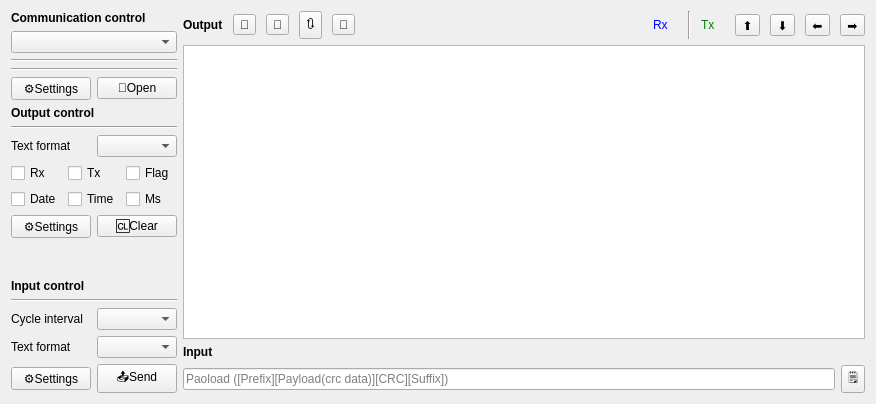
<?xml version="1.0" encoding="UTF-8"?>
<ui version="4.0">
 <class>IOPage</class>
 <widget class="QWidget" name="IOPage">
  <property name="geometry">
   <rect>
    <x>0</x>
    <y>0</y>
    <width>876</width>
    <height>404</height>
   </rect>
  </property>
  <property name="windowTitle">
   <string notr="true">Form</string>
  </property>
  <layout class="QHBoxLayout" name="horizontalLayout_4">
   <item>
    <widget class="QWidget" name="widgetController" native="true">
     <layout class="QGridLayout" name="gridLayout">
      <property name="leftMargin">
       <number>0</number>
      </property>
      <property name="topMargin">
       <number>0</number>
      </property>
      <property name="rightMargin">
       <number>0</number>
      </property>
      <property name="bottomMargin">
       <number>0</number>
      </property>
      <item row="9" column="0" colspan="2">
       <widget class="QLabel" name="label_2">
        <property name="font">
         <font>
          <bold>true</bold>
         </font>
        </property>
        <property name="text">
         <string>Output control</string>
        </property>
       </widget>
      </item>
      <item row="14" column="0">
       <spacer name="verticalSpacer">
        <property name="orientation">
         <enum>Qt::Orientation::Vertical</enum>
        </property>
        <property name="sizeHint" stdset="0">
         <size>
          <width>20</width>
          <height>40</height>
         </size>
        </property>
       </spacer>
      </item>
      <item row="11" column="0">
       <widget class="QLabel" name="label_7">
        <property name="text">
         <string>Text format</string>
        </property>
       </widget>
      </item>
      <item row="4" column="0" colspan="2">
       <layout class="QVBoxLayout" name="verticalLayoutCommunicationController"/>
      </item>
      <item row="7" column="0" colspan="2">
       <layout class="QHBoxLayout" name="horizontalLayout_2">
        <item>
         <widget class="QPushButton" name="pushButtonCommunicationSettings">
          <property name="text">
           <string>⚙Settings</string>
          </property>
         </widget>
        </item>
        <item>
         <widget class="QPushButton" name="pushButtonCommunicationOpen">
          <property name="text">
           <string>🔗Open</string>
          </property>
         </widget>
        </item>
       </layout>
      </item>
      <item row="17" column="0">
       <widget class="QLabel" name="label_5">
        <property name="text">
         <string>Cycle interval</string>
        </property>
       </widget>
      </item>
      <item row="10" column="0" colspan="2">
       <widget class="Line" name="line_2">
        <property name="orientation">
         <enum>Qt::Orientation::Horizontal</enum>
        </property>
       </widget>
      </item>
      <item row="15" column="0" colspan="2">
       <widget class="QLabel" name="label_3">
        <property name="font">
         <font>
          <bold>true</bold>
         </font>
        </property>
        <property name="text">
         <string>Input control</string>
        </property>
       </widget>
      </item>
      <item row="18" column="1">
       <widget class="QComboBox" name="comboBoxInputFormat"/>
      </item>
      <item row="5" column="0" colspan="2">
       <widget class="Line" name="line">
        <property name="orientation">
         <enum>Qt::Orientation::Horizontal</enum>
        </property>
       </widget>
      </item>
      <item row="3" column="0" colspan="2">
       <widget class="Line" name="line_4">
        <property name="orientation">
         <enum>Qt::Orientation::Horizontal</enum>
        </property>
       </widget>
      </item>
      <item row="16" column="0" colspan="2">
       <widget class="Line" name="line_3">
        <property name="orientation">
         <enum>Qt::Orientation::Horizontal</enum>
        </property>
       </widget>
      </item>
      <item row="11" column="1">
       <widget class="QComboBox" name="comboBoxOutputFormat"/>
      </item>
      <item row="19" column="0" colspan="2">
       <layout class="QHBoxLayout" name="horizontalLayout">
        <item>
         <widget class="QPushButton" name="pushButtonInputSettings">
          <property name="text">
           <string>⚙Settings</string>
          </property>
         </widget>
        </item>
        <item>
         <widget class="QPushButton" name="pushButtonInputWriteBytes">
          <property name="text">
           <string>📤Send</string>
          </property>
         </widget>
        </item>
       </layout>
      </item>
      <item row="0" column="0" colspan="2">
       <widget class="QLabel" name="label">
        <property name="font">
         <font>
          <bold>true</bold>
         </font>
        </property>
        <property name="text">
         <string>Communication control</string>
        </property>
       </widget>
      </item>
      <item row="18" column="0">
       <widget class="QLabel" name="label_6">
        <property name="text">
         <string>Text format</string>
        </property>
       </widget>
      </item>
      <item row="12" column="0" colspan="2">
       <layout class="QGridLayout" name="gridLayout_2">
        <item row="0" column="0">
         <widget class="QCheckBox" name="checkBoxOutputRx">
          <property name="text">
           <string>Rx</string>
          </property>
         </widget>
        </item>
        <item row="0" column="1">
         <widget class="QCheckBox" name="checkBoxOutputTx">
          <property name="text">
           <string>Tx</string>
          </property>
         </widget>
        </item>
        <item row="1" column="0">
         <widget class="QCheckBox" name="checkBoxOutputDate">
          <property name="text">
           <string>Date</string>
          </property>
         </widget>
        </item>
        <item row="0" column="2">
         <widget class="QCheckBox" name="checkBoxOutputFlag">
          <property name="text">
           <string>Flag</string>
          </property>
         </widget>
        </item>
        <item row="1" column="1">
         <widget class="QCheckBox" name="checkBoxOutputTime">
          <property name="text">
           <string>Time</string>
          </property>
         </widget>
        </item>
        <item row="1" column="2">
         <widget class="QCheckBox" name="checkBoxOutputMs">
          <property name="text">
           <string>Ms</string>
          </property>
         </widget>
        </item>
       </layout>
      </item>
      <item row="17" column="1">
       <widget class="QComboBox" name="comboBoxInputInterval">
        <property name="toolTip">
         <string notr="true">ms</string>
        </property>
       </widget>
      </item>
      <item row="13" column="0" colspan="2">
       <layout class="QHBoxLayout" name="horizontalLayout_3">
        <item>
         <widget class="QPushButton" name="pushButtonOutputSettings">
          <property name="text">
           <string>⚙Settings</string>
          </property>
         </widget>
        </item>
        <item>
         <widget class="QPushButton" name="pushButtonOutputClear">
          <property name="text">
           <string>🆑Clear</string>
          </property>
         </widget>
        </item>
       </layout>
      </item>
      <item row="2" column="0" colspan="2">
       <widget class="QComboBox" name="comboBoxCommmunicationTypes"/>
      </item>
     </layout>
    </widget>
   </item>
   <item>
    <widget class="QWidget" name="widget_2" native="true">
     <property name="sizePolicy">
      <sizepolicy hsizetype="Expanding" vsizetype="Expanding">
       <horstretch>0</horstretch>
       <verstretch>0</verstretch>
      </sizepolicy>
     </property>
     <layout class="QGridLayout" name="gridLayout_3">
      <property name="leftMargin">
       <number>0</number>
      </property>
      <property name="topMargin">
       <number>0</number>
      </property>
      <property name="rightMargin">
       <number>0</number>
      </property>
      <property name="bottomMargin">
       <number>0</number>
      </property>
      <item row="2" column="0">
       <layout class="QHBoxLayout" name="horizontalLayout_6">
        <item>
         <widget class="QLineEdit" name="lineEditInput">
          <property name="text">
           <string notr="true"/>
          </property>
          <property name="placeholderText">
           <string>Paoload ([Prefix][Payload(crc data)][CRC][Suffix])</string>
          </property>
         </widget>
        </item>
        <item>
         <widget class="QToolButton" name="toolButtonInputPreset">
          <property name="text">
           <string notr="true">🗒</string>
          </property>
         </widget>
        </item>
       </layout>
      </item>
      <item row="0" column="0">
       <layout class="QHBoxLayout" name="horizontalLayout_5">
        <property name="spacing">
         <number>10</number>
        </property>
        <item>
         <widget class="QLabel" name="labelTitle">
          <property name="sizePolicy">
           <sizepolicy hsizetype="Fixed" vsizetype="Preferred">
            <horstretch>0</horstretch>
            <verstretch>0</verstretch>
           </sizepolicy>
          </property>
          <property name="font">
           <font>
            <bold>true</bold>
           </font>
          </property>
          <property name="text">
           <string>Output</string>
          </property>
         </widget>
        </item>
        <item>
         <widget class="QToolButton" name="toolButtonOutput">
          <property name="toolTip">
           <string>Output</string>
          </property>
          <property name="text">
           <string notr="true">🔡</string>
          </property>
         </widget>
        </item>
        <item>
         <widget class="QToolButton" name="toolButtonEmitter">
          <property name="toolTip">
           <string>Emiter</string>
          </property>
          <property name="text">
           <string>📡</string>
          </property>
         </widget>
        </item>
        <item>
         <widget class="QToolButton" name="toolButtonResponser">
          <property name="toolTip">
           <string>Responser</string>
          </property>
          <property name="text">
           <string>🔃</string>
          </property>
         </widget>
        </item>
        <item>
         <widget class="QToolButton" name="toolButtonPreset">
          <property name="toolTip">
           <string>Preset</string>
          </property>
          <property name="text">
           <string>🧾</string>
          </property>
         </widget>
        </item>
        <item>
         <spacer name="horizontalSpacer">
          <property name="orientation">
           <enum>Qt::Orientation::Horizontal</enum>
          </property>
          <property name="sizeHint" stdset="0">
           <size>
            <width>40</width>
            <height>20</height>
           </size>
          </property>
         </spacer>
        </item>
        <item>
         <widget class="QLabel" name="labelRx">
          <property name="styleSheet">
           <string notr="true">color:blue</string>
          </property>
          <property name="text">
           <string notr="true">Rx</string>
          </property>
         </widget>
        </item>
        <item>
         <widget class="StatisticianUi" name="widgetRxInfo" native="true"/>
        </item>
        <item>
         <widget class="Line" name="lineRxTx">
          <property name="orientation">
           <enum>Qt::Orientation::Vertical</enum>
          </property>
         </widget>
        </item>
        <item>
         <widget class="QLabel" name="labelTx">
          <property name="styleSheet">
           <string notr="true">color:green</string>
          </property>
          <property name="text">
           <string notr="true">Tx</string>
          </property>
         </widget>
        </item>
        <item>
         <widget class="StatisticianUi" name="widgetTxInfo" native="true"/>
        </item>
        <item>
         <widget class="QToolButton" name="toolButtonUp">
          <property name="text">
           <string>⬆</string>
          </property>
         </widget>
        </item>
        <item>
         <widget class="QToolButton" name="toolButtonDown">
          <property name="text">
           <string>⬇</string>
          </property>
         </widget>
        </item>
        <item>
         <widget class="QToolButton" name="toolButtonLeft">
          <property name="text">
           <string>⬅</string>
          </property>
         </widget>
        </item>
        <item>
         <widget class="QToolButton" name="toolButtonRight">
          <property name="text">
           <string>➡️</string>
          </property>
         </widget>
        </item>
       </layout>
      </item>
      <item row="1" column="0">
       <widget class="QStackedWidget" name="stackedWidget">
        <widget class="QWidget" name="page">
         <layout class="QGridLayout" name="gridLayout_4">
          <property name="leftMargin">
           <number>0</number>
          </property>
          <property name="topMargin">
           <number>0</number>
          </property>
          <property name="rightMargin">
           <number>0</number>
          </property>
          <property name="bottomMargin">
           <number>0</number>
          </property>
          <item row="0" column="0">
           <widget class="QTextBrowser" name="textBrowserOutput"/>
          </item>
          <item row="1" column="0">
           <layout class="QHBoxLayout" name="horizontalLayout_7">
            <item>
             <widget class="QLabel" name="label_4">
              <property name="font">
               <font>
                <bold>true</bold>
               </font>
              </property>
              <property name="text">
               <string>Input</string>
              </property>
             </widget>
            </item>
            <item>
             <widget class="QLabel" name="labelInfo">
              <property name="sizePolicy">
               <sizepolicy hsizetype="Expanding" vsizetype="Preferred">
                <horstretch>0</horstretch>
                <verstretch>0</verstretch>
               </sizepolicy>
              </property>
              <property name="text">
               <string notr="true"/>
              </property>
              <property name="alignment">
               <set>Qt::AlignmentFlag::AlignCenter</set>
              </property>
             </widget>
            </item>
            <item>
             <widget class="QLabel" name="labelCrc">
              <property name="text">
               <string notr="true"/>
              </property>
             </widget>
            </item>
           </layout>
          </item>
         </layout>
        </widget>
       </widget>
      </item>
     </layout>
    </widget>
   </item>
  </layout>
 </widget>
 <customwidgets>
  <customwidget>
   <class>StatisticianUi</class>
   <extends>QWidget</extends>
   <header location="global">IO/Ui/Processor/StatisticianUi.h</header>
   <container>1</container>
  </customwidget>
 </customwidgets>
 <resources/>
 <connections>
  <connection>
   <sender>pushButtonOutputClear</sender>
   <signal>clicked()</signal>
   <receiver>textBrowserOutput</receiver>
   <slot>clear()</slot>
   <hints>
    <hint type="sourcelabel">
     <x>146</x>
     <y>243</y>
    </hint>
    <hint type="destinationlabel">
     <x>245</x>
     <y>245</y>
    </hint>
   </hints>
  </connection>
 </connections>
</ui>
